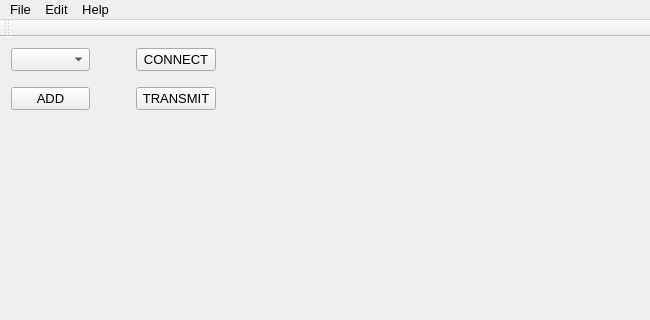
<?xml version="1.0" encoding="UTF-8"?>
<ui version="4.0">
 <class>MainWindow</class>
 <widget class="QMainWindow" name="MainWindow">
  <property name="geometry">
   <rect>
    <x>0</x>
    <y>0</y>
    <width>650</width>
    <height>320</height>
   </rect>
  </property>
  <property name="sizePolicy">
   <sizepolicy hsizetype="MinimumExpanding" vsizetype="Preferred">
    <horstretch>0</horstretch>
    <verstretch>0</verstretch>
   </sizepolicy>
  </property>
  <property name="minimumSize">
   <size>
    <width>650</width>
    <height>0</height>
   </size>
  </property>
  <property name="font">
   <font>
    <pointsize>10</pointsize>
   </font>
  </property>
  <property name="windowTitle">
   <string>MainWindow</string>
  </property>
  <widget class="QWidget" name="centralWidget">
   <layout class="QGridLayout" name="gridLayout_2">
    <item row="0" column="0">
     <layout class="QHBoxLayout" name="horizontalLayout">
      <item>
       <layout class="QVBoxLayout" name="verticalLayout">
        <item>
         <layout class="QGridLayout" name="gridLayout">
          <property name="sizeConstraint">
           <enum>QLayout::SetFixedSize</enum>
          </property>
          <item row="0" column="0">
           <widget class="QComboBox" name="comboBox_comPort">
            <property name="sizePolicy">
             <sizepolicy hsizetype="Fixed" vsizetype="Fixed">
              <horstretch>0</horstretch>
              <verstretch>0</verstretch>
             </sizepolicy>
            </property>
            <property name="minimumSize">
             <size>
              <width>70</width>
              <height>0</height>
             </size>
            </property>
           </widget>
          </item>
          <item row="0" column="1">
           <spacer name="horizontalSpacer_2">
            <property name="orientation">
             <enum>Qt::Horizontal</enum>
            </property>
            <property name="sizeType">
             <enum>QSizePolicy::Fixed</enum>
            </property>
            <property name="sizeHint" stdset="0">
             <size>
              <width>40</width>
              <height>20</height>
             </size>
            </property>
           </spacer>
          </item>
          <item row="0" column="2">
           <widget class="QPushButton" name="pushButton_connect">
            <property name="sizePolicy">
             <sizepolicy hsizetype="Fixed" vsizetype="Fixed">
              <horstretch>0</horstretch>
              <verstretch>0</verstretch>
             </sizepolicy>
            </property>
            <property name="minimumSize">
             <size>
              <width>70</width>
              <height>0</height>
             </size>
            </property>
            <property name="text">
             <string>CONNECT</string>
            </property>
           </widget>
          </item>
          <item row="1" column="0">
           <spacer name="verticalSpacer_2">
            <property name="orientation">
             <enum>Qt::Vertical</enum>
            </property>
            <property name="sizeType">
             <enum>QSizePolicy::Fixed</enum>
            </property>
            <property name="sizeHint" stdset="0">
             <size>
              <width>20</width>
              <height>10</height>
             </size>
            </property>
           </spacer>
          </item>
          <item row="1" column="1">
           <spacer name="verticalSpacer_3">
            <property name="orientation">
             <enum>Qt::Vertical</enum>
            </property>
            <property name="sizeType">
             <enum>QSizePolicy::Fixed</enum>
            </property>
            <property name="sizeHint" stdset="0">
             <size>
              <width>20</width>
              <height>10</height>
             </size>
            </property>
           </spacer>
          </item>
          <item row="1" column="2">
           <spacer name="verticalSpacer_4">
            <property name="orientation">
             <enum>Qt::Vertical</enum>
            </property>
            <property name="sizeType">
             <enum>QSizePolicy::Fixed</enum>
            </property>
            <property name="sizeHint" stdset="0">
             <size>
              <width>20</width>
              <height>10</height>
             </size>
            </property>
           </spacer>
          </item>
          <item row="2" column="0">
           <widget class="QPushButton" name="pushButton">
            <property name="sizePolicy">
             <sizepolicy hsizetype="Fixed" vsizetype="Fixed">
              <horstretch>0</horstretch>
              <verstretch>0</verstretch>
             </sizepolicy>
            </property>
            <property name="minimumSize">
             <size>
              <width>70</width>
              <height>0</height>
             </size>
            </property>
            <property name="text">
             <string>ADD</string>
            </property>
            <property name="flat">
             <bool>false</bool>
            </property>
           </widget>
          </item>
          <item row="2" column="1">
           <spacer name="horizontalSpacer">
            <property name="orientation">
             <enum>Qt::Horizontal</enum>
            </property>
            <property name="sizeType">
             <enum>QSizePolicy::Fixed</enum>
            </property>
            <property name="sizeHint" stdset="0">
             <size>
              <width>40</width>
              <height>20</height>
             </size>
            </property>
           </spacer>
          </item>
          <item row="2" column="2">
           <widget class="QPushButton" name="pushButton_transmit">
            <property name="sizePolicy">
             <sizepolicy hsizetype="Fixed" vsizetype="Fixed">
              <horstretch>0</horstretch>
              <verstretch>0</verstretch>
             </sizepolicy>
            </property>
            <property name="minimumSize">
             <size>
              <width>70</width>
              <height>0</height>
             </size>
            </property>
            <property name="text">
             <string>TRANSMIT</string>
            </property>
           </widget>
          </item>
         </layout>
        </item>
        <item>
         <spacer name="verticalSpacer_5">
          <property name="orientation">
           <enum>Qt::Vertical</enum>
          </property>
          <property name="sizeHint" stdset="0">
           <size>
            <width>20</width>
            <height>20</height>
           </size>
          </property>
         </spacer>
        </item>
       </layout>
      </item>
      <item>
       <spacer name="horizontalSpacer_3">
        <property name="orientation">
         <enum>Qt::Horizontal</enum>
        </property>
        <property name="sizeType">
         <enum>QSizePolicy::Fixed</enum>
        </property>
        <property name="sizeHint" stdset="0">
         <size>
          <width>10</width>
          <height>100</height>
         </size>
        </property>
       </spacer>
      </item>
      <item>
       <layout class="QVBoxLayout" name="verticalLayout_2">
        <property name="spacing">
         <number>5</number>
        </property>
        <property name="sizeConstraint">
         <enum>QLayout::SetDefaultConstraint</enum>
        </property>
        <item>
         <widget class="graphing::PlotHandler" name="graphWidget" native="true">
          <property name="sizePolicy">
           <sizepolicy hsizetype="MinimumExpanding" vsizetype="MinimumExpanding">
            <horstretch>0</horstretch>
            <verstretch>0</verstretch>
           </sizepolicy>
          </property>
          <property name="minimumSize">
           <size>
            <width>300</width>
            <height>150</height>
           </size>
          </property>
         </widget>
        </item>
        <item>
         <spacer name="verticalSpacer">
          <property name="orientation">
           <enum>Qt::Vertical</enum>
          </property>
          <property name="sizeType">
           <enum>QSizePolicy::Fixed</enum>
          </property>
          <property name="sizeHint" stdset="0">
           <size>
            <width>100</width>
            <height>1</height>
           </size>
          </property>
         </spacer>
        </item>
        <item>
         <widget class="WidgetSegmentTimeDisplay" name="segmentWidget" native="true">
          <property name="sizePolicy">
           <sizepolicy hsizetype="Expanding" vsizetype="Minimum">
            <horstretch>0</horstretch>
            <verstretch>0</verstretch>
           </sizepolicy>
          </property>
          <property name="minimumSize">
           <size>
            <width>0</width>
            <height>0</height>
           </size>
          </property>
         </widget>
        </item>
       </layout>
      </item>
     </layout>
    </item>
   </layout>
  </widget>
  <widget class="QToolBar" name="mainToolBar">
   <attribute name="toolBarArea">
    <enum>TopToolBarArea</enum>
   </attribute>
   <attribute name="toolBarBreak">
    <bool>false</bool>
   </attribute>
  </widget>
  <widget class="QMenuBar" name="menuBar">
   <property name="geometry">
    <rect>
     <x>0</x>
     <y>0</y>
     <width>600</width>
     <height>21</height>
    </rect>
   </property>
   <widget class="QMenu" name="menuFile">
    <property name="title">
     <string>File</string>
    </property>
    <addaction name="actionOpen"/>
    <addaction name="separator"/>
    <addaction name="actionSave"/>
    <addaction name="actionSave_As"/>
    <addaction name="separator"/>
    <addaction name="actionExit"/>
   </widget>
   <widget class="QMenu" name="menuEdit">
    <property name="title">
     <string>Edit</string>
    </property>
    <addaction name="actionGraph_Legend"/>
   </widget>
   <widget class="QMenu" name="menuHelp">
    <property name="title">
     <string>Help</string>
    </property>
   </widget>
   <addaction name="menuFile"/>
   <addaction name="menuEdit"/>
   <addaction name="menuHelp"/>
  </widget>
  <action name="actionOpen">
   <property name="text">
    <string>Open</string>
   </property>
  </action>
  <action name="actionSave">
   <property name="text">
    <string>Save</string>
   </property>
  </action>
  <action name="actionSave_As">
   <property name="text">
    <string>Save As</string>
   </property>
  </action>
  <action name="actionExit">
   <property name="text">
    <string>Exit</string>
   </property>
  </action>
  <action name="actionGraph_Legend">
   <property name="text">
    <string>Graph Legend</string>
   </property>
  </action>
 </widget>
 <layoutdefault spacing="6" margin="11"/>
 <customwidgets>
  <customwidget>
   <class>graphing::PlotHandler</class>
   <extends>QWidget</extends>
   <header>plot_handler.h</header>
   <container>1</container>
  </customwidget>
  <customwidget>
   <class>WidgetSegmentTimeDisplay</class>
   <extends>QWidget</extends>
   <header>widget_segment_time_display.h</header>
   <container>1</container>
  </customwidget>
 </customwidgets>
 <resources/>
 <connections/>
</ui>
